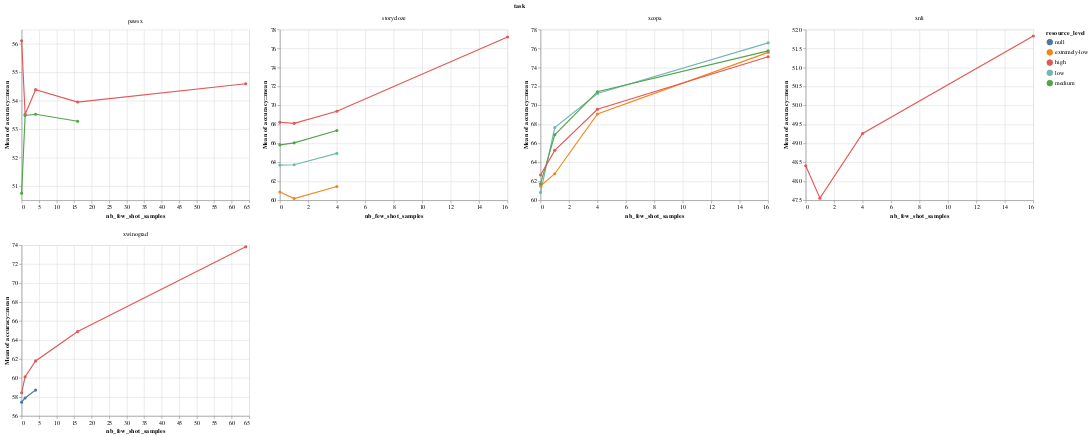

Notebook cell for this chart:
### Code cell
chart = alt.Chart(multi_result_df).mark_line(point=True).encode(
    x=alt.X("nb_few_shot_samples:Q", axis=alt.Axis(tickMinStep=1)),
    y=alt.Y("mean(accuracy::mean)", type="quantitative", scale=alt.Scale(zero=False)),
    color=alt.Color("resource_level:N")
    # color=alt.Color("resource_level:N", scale=alt.Scale(domain=['dense_7.5B_lang30_new_cc100_xl_unigram', 'moe_200B_lang30_new_cc100_xl_unigram', '6.7B_gpt3_setting'], range=['#4E79A7', '#F28E2B', '#E15759'])),
).transform_filter(
      (datum.meta_task != 'blimp') 
    & (((datum.model == '6.7B_gpt3_setting') & (datum.step == 143050))
    | ((datum.model == 'dense_7.5B_lang30_new_cc100_xl_unigram') & (datum.step == 238000))
    | ((datum.model == 'moe_200B_lang30_new_cc100_xl_unigram') & (datum.step == 118000)))
).properties(
    title=task
).facet(
    facet='task:N',
    columns=4
).resolve_scale(
    x='independent',
    y='independent'
)
chart

### Figure 1 — Vega-Lite specification as saved in the notebook (floating-point values rounded to 4 significant figures; data arrays with more than 128 entries replaced by an {"elided": "..."} marker saying what was removed)
{"config": {"view": {"continuousWidth": 400, "continuousHeight": 300}}, "data": {"name": "data-ad2db237df86cb51c1be2ed90800289a"}, "facet": {"type": "nominal", "field": "task"}, "spec": {"mark": {"type": "line", "point": true}, "encoding": {"color": {"type": "nominal", "field": "resource_level"}, "x": {"type": "quantitative", "axis": {"tickMinStep": 1}, "field": "nb_few_shot_samples"}, "y": {"type": "quantitative", "aggregate": "mean", "field": "accuracy::mean", "scale": {"zero": false}}}, "title": "xcopa", "transform": [{"filter": "((datum.meta_task !== 'blimp') && ((((datum.model === '6.7B_gpt3_setting') && (datum.step === 143050)) || ((datum.model === 'dense_7.5B_lang30_new_cc100_xl_unigram') && (datum.step === 238000))) || ((datum.model === 'moe_200B_lang30_new_cc100_xl_unigram') && (datum.step === 118000))))"}]}, "columns": 4, "resolve": {"scale": {"x": "independent", "y": "independent"}}, "$schema": "https://vega.github.io/schema/vega-lite/v4.8.1.json", "datasets": {"data-ad2db237df86cb51c1be2ed90800289a": {"elided": "306 records"}}}
